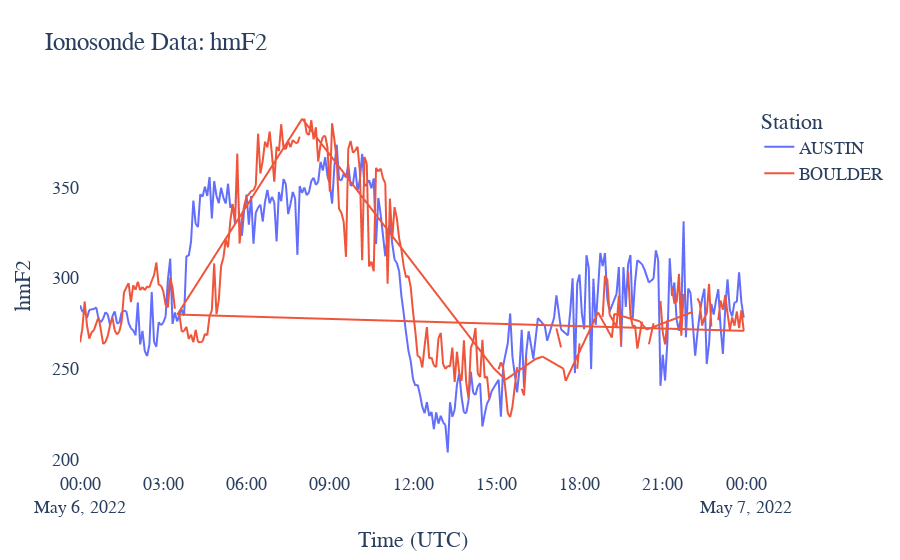

Notebook code for this chart:
### Code cell
# Generate an interactive plot
# df = df.sort_values(by="Time")  # This seems to break the plot for some reason.

# Convert to numeric so plotly express can plot the data correctly:
df[df.columns] = df[df.columns].apply(pd.to_numeric)

print(df.info())     # for debugging:


fig = px.line(df, title=str(parameter))


fig.update_layout(autotypenumbers='convert types')     # converting to fix plotting


fig.update_layout(
    title="Ionosonde Data: " + str(parameter),
    xaxis_title="Time (UTC)",
    yaxis_title=str(parameter),
    legend_title="Station",
    font=dict(
        family="Courier New, monospace",
        size=18,
#         color="RebeccaPurple"
    )
)

# Eliminate the gray background plotly express uses by default:
fig.update_layout({
'plot_bgcolor': 'rgba(0, 0, 0, 0)',
'paper_bgcolor': 'rgba(0, 0, 0, 0)',
})

fig.show()
fig.write_html("plots/"+ str(parameter) + "_plot.html", include_plotlyjs="cdn")

### Figure 1 — Plotly figure (JSON) as saved in the notebook; plotly's stock layout.template omitted (floating-point values rounded to 4 significant figures; data arrays with more than 128 entries replaced by an {"elided": "..."} marker saying what was removed)
{"data": [{"hovertemplate": "variable=AUSTIN<br>Time=%{x}<br>value=%{y}<extra></extra>", "legendgroup": "AUSTIN", "line": {"color": "#636efa", "dash": "solid"}, "marker": {"symbol": "circle"}, "mode": "lines", "name": "AUSTIN", "showlegend": true, "type": "scattergl", "x": {"elided": "564 str values"}, "xaxis": "x", "y": {"elided": "564 float values"}, "yaxis": "y"}, {"hovertemplate": "variable=BOULDER<br>Time=%{x}<br>value=%{y}<extra></extra>", "legendgroup": "BOULDER", "line": {"color": "#EF553B", "dash": "solid"}, "marker": {"symbol": "circle"}, "mode": "lines", "name": "BOULDER", "showlegend": true, "type": "scattergl", "x": {"elided": "564 str values"}, "xaxis": "x", "y": {"elided": "564 float values"}, "yaxis": "y"}], "layout": {"autotypenumbers": "convert types", "font": {"family": "Courier New, monospace", "size": 18}, "legend": {"title": {"text": "Station"}, "tracegroupgap": 0}, "paper_bgcolor": "rgba(0, 0, 0, 0)", "plot_bgcolor": "rgba(0, 0, 0, 0)", "title": {"text": "Ionosonde Data: hmF2"}, "xaxis": {"anchor": "y", "domain": [0, 1], "title": {"text": "Time (UTC)"}}, "yaxis": {"anchor": "x", "domain": [0, 1], "title": {"text": "hmF2"}}}}
